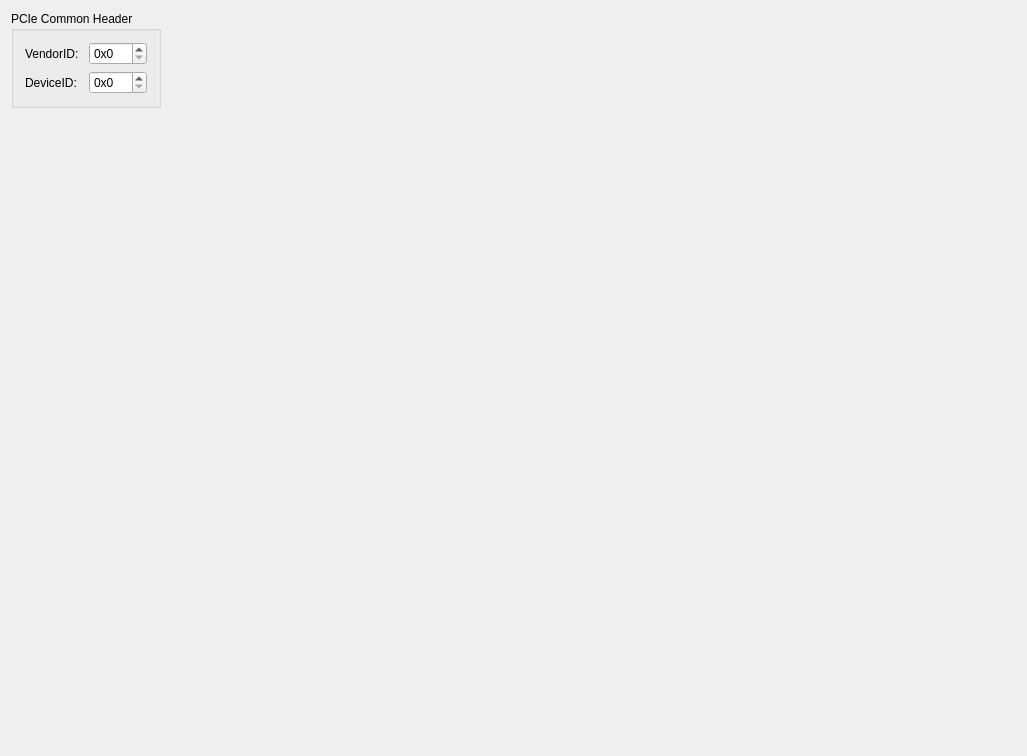
<?xml version="1.0" encoding="UTF-8"?>
<ui version="4.0">
 <class>CPCIe_Config_Space_WidgetClass</class>
 <widget class="QWidget" name="CPCIe_Config_Space_WidgetClass">
  <property name="geometry">
   <rect>
    <x>0</x>
    <y>0</y>
    <width>1027</width>
    <height>756</height>
   </rect>
  </property>
  <property name="windowTitle">
   <string>CPcie_Widget</string>
  </property>
  <layout class="QGridLayout" name="gridLayout_2">
   <item row="0" column="0">
    <widget class="QGroupBox" name="groupBox">
     <property name="title">
      <string>PCIe Common Header</string>
     </property>
     <layout class="QGridLayout" name="gridLayout">
      <item row="0" column="0">
       <widget class="QLabel" name="label">
        <property name="text">
         <string>VendorID:</string>
        </property>
       </widget>
      </item>
      <item row="0" column="1">
       <widget class="QSpinBox" name="vendorIDSpinBox">
        <property name="prefix">
         <string>0x</string>
        </property>
        <property name="displayIntegerBase">
         <number>16</number>
        </property>
       </widget>
      </item>
      <item row="1" column="0">
       <widget class="QLabel" name="label_2">
        <property name="text">
         <string>DeviceID:</string>
        </property>
       </widget>
      </item>
      <item row="1" column="1">
       <widget class="QSpinBox" name="deviceIDSpinBox">
        <property name="prefix">
         <string>0x</string>
        </property>
        <property name="displayIntegerBase">
         <number>16</number>
        </property>
       </widget>
      </item>
     </layout>
    </widget>
   </item>
   <item row="0" column="1">
    <spacer name="horizontalSpacer">
     <property name="orientation">
      <enum>Qt::Horizontal</enum>
     </property>
     <property name="sizeHint" stdset="0">
      <size>
       <width>870</width>
       <height>20</height>
      </size>
     </property>
    </spacer>
   </item>
   <item row="1" column="0">
    <spacer name="verticalSpacer">
     <property name="orientation">
      <enum>Qt::Vertical</enum>
     </property>
     <property name="sizeHint" stdset="0">
      <size>
       <width>20</width>
       <height>651</height>
      </size>
     </property>
    </spacer>
   </item>
  </layout>
 </widget>
 <layoutdefault spacing="6" margin="11"/>
 <resources/>
 <connections/>
</ui>
